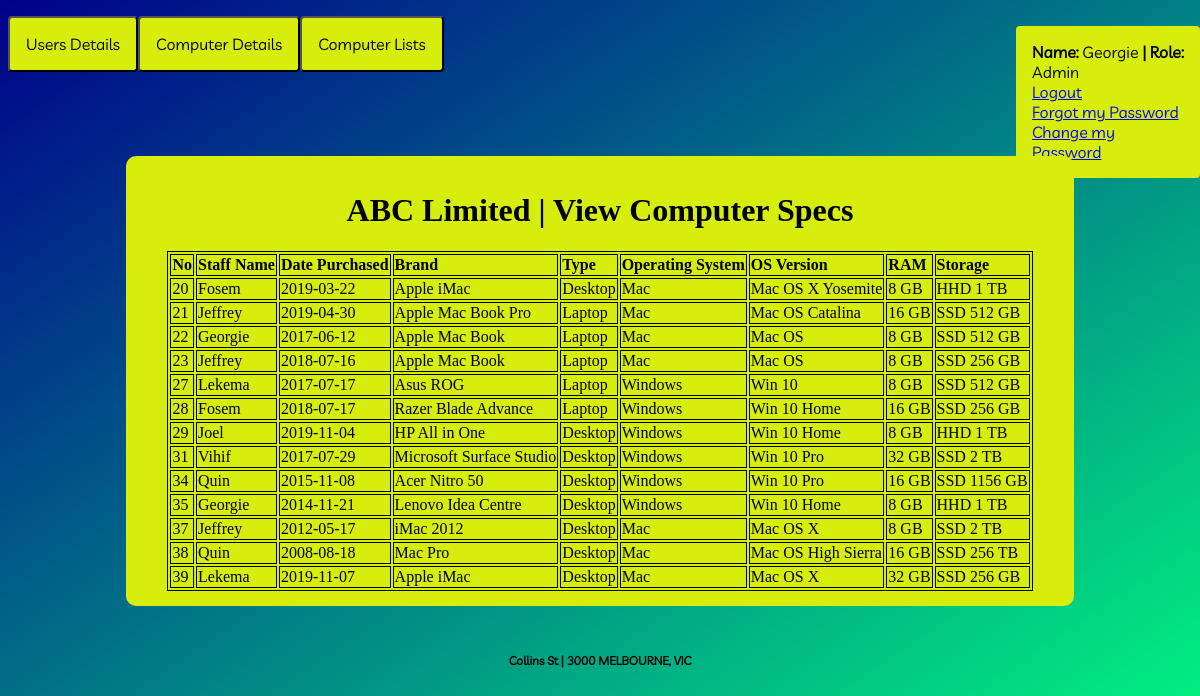
/main/compView.php (signed in), run on the app's committed database.
### tables this page shows
CREATE TABLE `ABC_CompTable` (
  `compNo` int(7) NOT NULL,
  `datePurchased` varchar(28) NOT NULL,
  `brand` varchar(64) NOT NULL,
  `compType` enum('Desktop','Laptop') NOT NULL,
  `os` enum('Windows','Mac') NOT NULL,
  `osVersion` varchar(28) NOT NULL,
  `ram` varchar(8) NOT NULL,
  `storage` varchar(16) NOT NULL,
  `staffName` varchar(12) NOT NULL
);

### main/compView.php (the view, shortened to what this page needs)
<?php
include("header.php");
?>
<div class="LoginStyle">
    <div class="StyleBox">
        <?php
        if(isset($_SESSION['status']) && $_SESSION['status'] == "valid"){
            echo "<h1>ABC Limited | View Computer Specs</h1>";
		include "../includes/connect.php";
		try{
			$db = "SELECT * FROM ABC_CompTable;";
			$reseltSet = $pdo->query($db);
		}
		catch(PDOException $ex){
			echo "Error!! Error!! Record could not be fetch!! Error!: ".$ex->getMessage();
            exit();
		}
		?>
		<table class="Table">
		    <tr>
				<th>No</th>
				<th>Staff Name</th>
				<th>Date Purchased</th>
    	        <th>Brand</th>
    	        <th>Type</th>
		        <th>Operating System</th>
    	        <th>OS Version</th>
    	        <th>RAM</th>
    	        <th>Storage</th>
		    </tr>
		    <?php
		    foreach($reseltSet as $row){
				$no = $row['compNo'];
				$staffName = $row['staffName'];
				$doPurchase = $row['datePurchased'];
		    	$brand = $row['brand'];
		    	$compType = $row['compType'];
		    	$os = $row['os'];
		    	$osVersion = $row['osVersion'];
		    	$ram = $row['ram'];
		    	$storage = $row['storage'];
		    	echo"
				<tr>
		    		<td>$no</td>
		    		<td>$staffName</td>
		    		<td>$doPurchase</td>
		    		<td>$brand</td>
		    		<td>$compType</td>
		    		<td>$os</td>
		    		<td>$osVersion</td>
		    		<td>$ram</td>
		    		<td>$storage</td>
		    	</tr>";
		    }?>
		</table>
        <?php }?>
    </div>
</div>
<?php include("footer.php")?>

### main/header.php (shortened to what this page needs)
<!DOCTYPE html>
<html lang="en">
<head>
    <link rel="stylesheet" type="text/css" href="../css/styles.css">
<body>
<div class="menuBar">
    <p>
        <?php
        if(isset($_SESSION['status']) && $_SESSION['status'] == "valid"){
            echo "<div class='userInfo'>
                        <b>Name: </b>".$_SESSION['fName']."
                        <b> | Role: </b>".$_SESSION['role']."<br>
                    <a href='../includes/logout.php'>Logout</a><br>
                    <a href='forgotPass.php'>Forgot my Password</a><br>
                    <a href='changePass.php'>Change my Password</a>
                </div>";
            if (isset($_SESSION['status']) && $_SESSION['role'] == "Admin"){
                echo "<div class='drpdwnMenu'>
                <button class='drpdwnBar'>Users Details</button>
                    <div class='drpdwnContent'>
                        <a href='userRegister.php'>- Add User</a>
                        <a href='userUpdate.php'>- Update User</a>
                    </div>
                </div>";
                echo "<div class='drpdwnMenu'>
                <button class='drpdwnBar'>Computer Details</button>
                    <div class='drpdwnContent'>
                        <a href='compRegister.php'>- Add Computer</a>
                        <a href='compUpdate.php'>- Update Computer</a>
                    </div>
                </div>";
            }
            echo "<div class='drpdwnMenu'>
            <button class='drpdwnBar'>Computer Lists</button>
                <div class='drpdwnContent'>
                    <a href='compView.php'>- View Computer Specs</a>
                    <a href='compFindType.php'>- Find Computer by Type</a>
                    <a href='compFindOS.php'>- Find Computer by OS</a>
                    <a href='compDueReplace.php'>- Due for Replacement</a>
                </div>
            </div>";
        }
        ?>
    </p>
</div>

### main/footer.php
</body>
<footer><b>Collins St | 3000 MELBOURNE, VIC</b></footer>
</html>

### css/styles.css (style rules this page uses)
:root { --FontSize: 24px; --Font_Heading: AstuteRegular; --Font_Paragraph: LivvicRegular; --BorderLeft: 5px solid #00ff7f; --LetterSpace: 6px; --BackgroundColour: #d7ee0c; --BorderBottom: 2px solid #0ceeb5; --FontInputSize: 16px; }
html { height: 100%; background-image: linear-gradient(to bottom right, #00008b , #02ff80); background-repeat: no-repeat; background-size: cover; background-attachment: fixed; }
.LoginStyle { background-color: var(--BackgroundColour); border-radius: 10px 10px 10px 10px; position: relative; margin: 84px 10% 4% 10%; padding: 15px 15px 15px 15px; text-align: center; }
footer { text-align: center; font-size: 12px; font-weight: 600; font-family: var(--Font_Paragraph); cursor: default; }
p { font-family: var(--Font_Paragraph); }
.userInfo { background-color: var(--BackgroundColour); font-family: var(--Font_Paragraph); margin-top: 10px; margin-left: 84%; position: fixed; padding: 16px; overflow: hidden; border-radius: 4px; }
.drpdwnBar { font-family: var(--Font_Paragraph); background-color: var(--BackgroundColour); padding: 16px; font-size: 16px; border-radius: 4px; }
.drpdwnMenu { position: relative; display: inline-block; }
.Table, td, th { border: 1px solid #000000; text-align: left; margin-left:auto; margin-right:auto; }

### data on the page
abc_comptable: compNo "20", staffName "Fosem", datePurchased "2019-03-22", brand "Apple iMac", compType "Desktop", os "Mac", osVersion "Mac OS X Yosemite", ram "8 GB", storage "HHD 1 TB"
abc_comptable: compNo "21", staffName "Jeffrey", datePurchased "2019-04-30", brand "Apple Mac Book Pro", compType "Laptop", os "Mac", osVersion "Mac OS Catalina", ram "16 GB", storage "SSD 512 GB"
abc_comptable: compNo "22", staffName "Georgie", datePurchased "2017-06-12", brand "Apple Mac Book", compType "Laptop", os "Mac", osVersion "Mac OS", ram "8 GB", storage "SSD 512 GB"
abc_comptable: compNo "23", staffName "Jeffrey", datePurchased "2018-07-16", brand "Apple Mac Book", compType "Laptop", os "Mac", osVersion "Mac OS", ram "8 GB", storage "SSD 256 GB"
abc_comptable: compNo "27", staffName "Lekema", datePurchased "2017-07-17", brand "Asus ROG", compType "Laptop", os "Windows", osVersion "Win 10", ram "8 GB", storage "SSD 512 GB"
abc_comptable: compNo "28", staffName "Fosem", datePurchased "2018-07-17", brand "Razer Blade Advance", compType "Laptop", os "Windows", osVersion "Win 10 Home", ram "16 GB", storage "SSD 256 GB"
abc_comptable: compNo "29", staffName "Joel", datePurchased "2019-11-04", brand "HP All in One", compType "Desktop", os "Windows", osVersion "Win 10 Home", ram "8 GB", storage "HHD 1 TB"
abc_comptable: compNo "31", staffName "Vihif", datePurchased "2017-07-29", brand "Microsoft Surface Studio", compType "Desktop", os "Windows", osVersion "Win 10 Pro", ram "32 GB", storage "SSD 2 TB"
abc_comptable: compNo "34", staffName "Quin", datePurchased "2015-11-08", brand "Acer Nitro 50", compType "Desktop", os "Windows", osVersion "Win 10 Pro", ram "16 GB", storage "SSD 1156 GB"
abc_comptable: compNo "35", staffName "Georgie", datePurchased "2014-11-21", brand "Lenovo Idea Centre", compType "Desktop", os "Windows", osVersion "Win 10 Home", ram "8 GB", storage "HHD 1 TB"
abc_comptable: compNo "37", staffName "Jeffrey", datePurchased "2012-05-17", brand "iMac 2012", compType "Desktop", os "Mac", osVersion "Mac OS X", ram "8 GB", storage "SSD 2 TB"
abc_comptable: compNo "38", staffName "Quin", datePurchased "2008-08-18", brand "Mac Pro", compType "Desktop", os "Mac", osVersion "Mac OS High Sierra", ram "16 GB", storage "SSD 256 TB"
abc_comptable: compNo "39", staffName "Lekema", datePurchased "2019-11-07", brand "Apple iMac", compType "Desktop", os "Mac", osVersion "Mac OS X", ram "32 GB", storage "SSD 256 GB"

### other printed values
$_SESSION['fName'] "Georgie"
$_SESSION['role'] "Admin"
